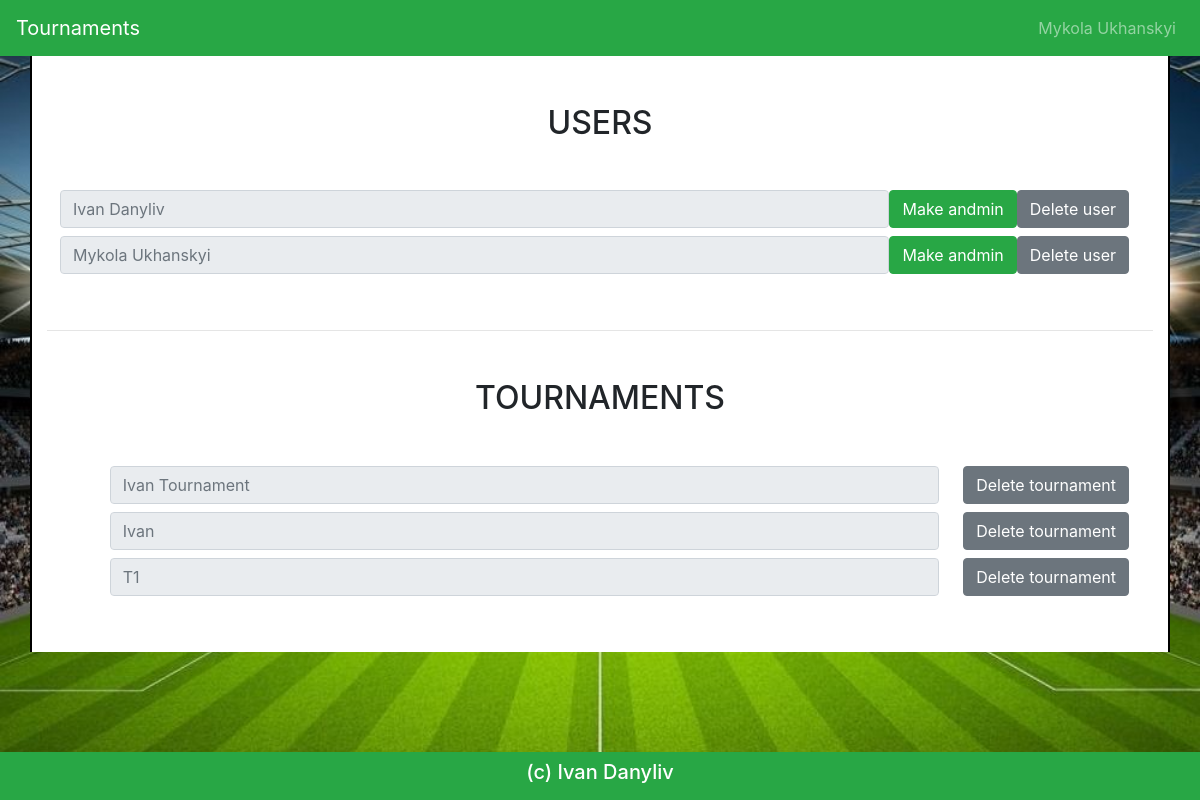
/admin (signed in), run on the app's committed database.
### tournaments/db_module.py (models this page shows)
class Users(db.Model):
	id = db.Column(db.Integer, primary_key = True)
	name = db.Column(db.String(40), nullable = False)
	surname = db.Column(db.String(50), nullable = False)
	email = db.Column(db.String(100), unique = True, nullable = False)
	password = db.Column(db.String(30), nullable = False)
	admin = db.Column(db.Boolean, nullable = False, default = False)

class Tournaments(db.Model):
	id = db.Column(db.Integer, primary_key = True)
	user_id = db.Column(db.Integer, nullable = False)
	name = db.Column(db.String(100), nullable = False)
	description = db.Column(db.String(500), nullable = False)

### tournaments/routes.py (the view)
@app.route('/admin')
def admin():
	return um.admin()

### tournaments/db_module.py (called while the page is built)
	def get_user_id(self, email):
		user = Users.query.filter_by(email = email).first()
		return user.id if user else None

	def select_user_data(self, id):
		user_data = Users.query.filter_by(id = id).first()
		return user_data

	def select_all_users(self):
		users = Users.query.all()
		return users

	def select_all_tournaments(self):
		tournaments = Tournaments.query.all()
		return tournaments

### tournaments/user_module.py (called while the page is built)
	def admin(self):
		user = db.select_user_data(db.get_user_id(session['email']))
		users = db.select_all_users()
		tournaments = db.select_all_tournaments()
		return render_template('admin.html', user = user, users = users, tournaments = tournaments)

### tournaments/templates/admin.html (shortened to what this page needs)
{% extends 'base.html' %}
{% block content %}
	<nav class="navbar navbar-expand-lg navbar-dark bg-success sticky-top">
		<a class="navbar-brand" href="{{ url_for('index') }}">Tournaments</a>
		<div class="collapse navbar-collapse" id="navbarNavAltMarkup">
			<div class="navbar-nav ml-auto">
				{% if user %}
					<a class="nav-item nav-link" href="{{ url_for('user') }}">{{ user.name }} {{ user.surname }}</a>
				{% else %}
					<a class="nav-item nav-link" href="{{ url_for('login') }}">sign in</a>
				{% endif %}
			</div>
		</div>
	</nav>
	<div class="container bg-white py-5 w-100" style="height: 100%">
		<h2 class="text-center text-uppercase mb-5">Users</h2>
		{% if users %}
			{% for user in users %}
				<form class="form-inline w-100">
					<div class="form-group ml-auto mb-2 w-75">
						<input class="form-control w-100" type="text" placeholder="{{ user.name }} {{ user.surname }}" readonly>
					</div>
					<a href="{{ url_for('make_admin', user_id = user.id) }}" class="btn btn-success mb-2">Make andmin</a>
					<a href="{{ url_for('delete_user_admin', user_id = user.id) }}" class="btn btn-secondary mb-2 mr-4">Delete user</a>
				</form>
			{% endfor %}
		{% endif %}
		<hr class="my-5">
		<h2 class="text-center text-uppercase mb-5">Tournaments</h2>
		{% if tournaments %}
			{% for tournament in tournaments %}
				<form class="form-inline w-100">
					<div class="form-group ml-auto mb-2 w-75">
						<input class="form-control w-100" type="text" placeholder="{{ tournament.name }}" readonly>
					</div>
					<a href="{{ url_for('delete_tournament_admin', tournament_id = tournament.id) }}" class="btn btn-secondary mb-2 mx-4">Delete tournament</a>
				</form>
			{% endfor %}
		{% endif %}
	</div>
{% endblock %}

### tournaments/static/css/style.css (style rules this page uses)
body { background-image: url("../img/bg.jpg"); background-repeat: no-repeat; background-size: 100% 100%; background-attachment: fixed; }
.container { background-color: #fff; width: 60%; height: 100%; border: 2px #000; border-style: none solid; }

### data on the page
Users: name "Mykola", surname "Ukhanskyi", name "Mykola Ukhanskyi"
Users: name "Ivan Danyliv"
Tournaments: name "Ivan Tournament"
Tournaments: name "Ivan"
Tournaments: name "T1"
